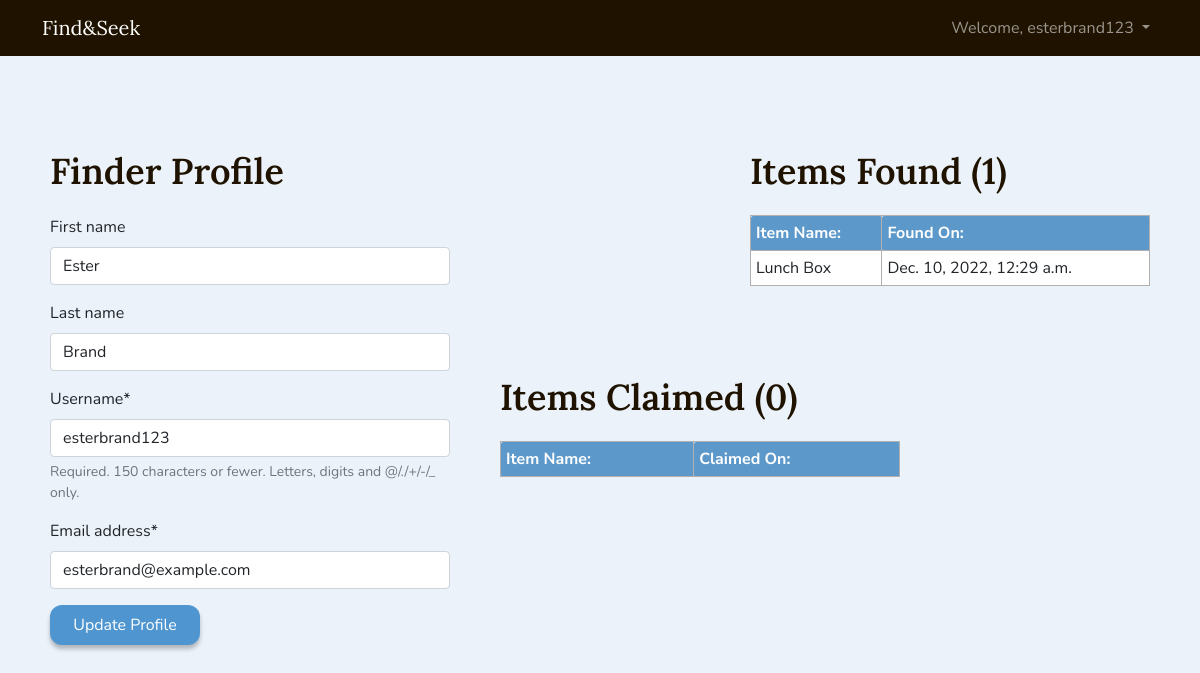
/profile/ (signed in), run on an earlier commit of the app's database.
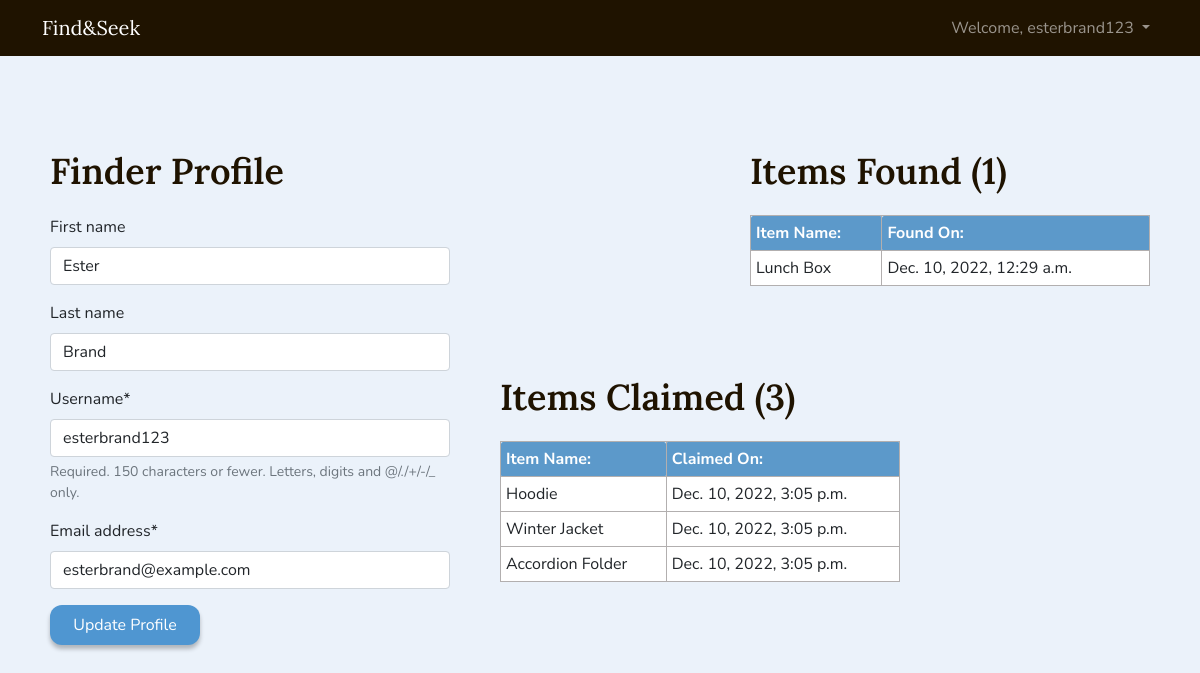
And on a later commit of the database.
### main/models.py (models this page shows)
class Item(models.Model):
    item_id = models.AutoField(primary_key=True)
    item_name = models.CharField(max_length=100)
    curr_user = models.ForeignKey(User, on_delete=models.CASCADE, related_name='curr_item')
    time_found = models.DateTimeField(auto_now_add=True)
    where_found = models.CharField(max_length=100)
    where_left = models.CharField(max_length=100)
    description = models.TextField(max_length=1000)
    image = models.ImageField(upload_to='items/')
    claim_user = models.ForeignKey(User, on_delete=models.CASCADE, related_name='claim', null=True, blank=True)
    time_claimed = models.DateTimeField(null=True, blank=True)
    status = models.CharField(max_length=50)

### users/views.py (the view)
# urls.py: path('profile/', views.profile, name='profile')
@login_required(login_url='/login/')
def profile(request):
    if request.method == 'POST':
        form = UserUpdateForm(request.POST, instance=request.user)
        if form.is_valid():
            form.save()
            messages.success(request, "Profile updated successfully.")
            return redirect('profile')
    else:
        form = UserUpdateForm(instance=request.user)
    items_found = Item.objects.filter(curr_user=request.user)
    items_claimed = Item.objects.filter(status="Claimed").filter(claim_user=request.user) | Item.objects.filter(status="Verified").filter(claim_user=request.user)
    context = {
        'form': form,
        'items_found': items_found,
        'items_claimed': items_claimed
    }
    return render(request, 'registration/profile.html', context)

### users/forms.py
class UserUpdateForm(UserChangeForm):
    class Meta:
        model = User
        fields = ['first_name', 'last_name', 'username', 'email', 'password']
    def __init__(self, *args, **kwargs):
        super(UserChangeForm, self).__init__(*args, **kwargs)
        self.fields['password'].help_text = 'Raw passwords are not stored, so you cannot update your password here.'
        self.fields['email'].required = True
        self.fields['password'].required = True

### users/templates/registration/profile.html (shortened to what this page needs)
{% extends "base.html" %}
{% load static %}
{% load widget_tweaks %}
{% load crispy_forms_tags %}
{% block content %}
<div class="profile-container">
  <h1 id="page-title2">Finder Profile</h1>
  <form class="needs-validation" name="login" action="" method="POST" enctype="multipart/form-data" novalidate>
    {{ form|crispy }}
    <button class="btn btn-primary" type="submit" style="width: 150px;">Update Profile</button>
  </form>
</div>
<div class="items-found-container">
  <h2 id="page-title2">
    Items Found ({{ items_found | length }})
  </h2>
  <table>
    <tr>
      <th> Item Name: </th>
      <th> Found On:</th>
    </tr>
    {% for item in items_found reversed %}
    <tr>
      <td> {{ item.item_name }} </td>
      <td> {{ item.time_found }} </td>
    </tr>
    {% endfor %}
  </table>
</div>
<div class="items-claimed-container">
  <h2 id="page-title2">
    Items Claimed ({{ items_claimed | length }})
  </h2>
  <table>
    <tr>
      <th> Item Name: </th>
      <th> Claimed On:</th>
    </tr>
    {% for item in items_claimed reversed %}
    <tr>
      <td> {{ item.item_name }} </td>
      <td> {{ item.time_claimed }} </td>
    </tr>
    {% endfor %}
  </table>
</div>
{% endblock %}

What changed in the data, as far as the page shows it:
added Item: item_name "Hoodie", time_claimed "Dec. 10, 2022, 3:05 p.m.", shown under "Items Claimed (3)"
now on this page (row edited): Item: item_name "Winter Jacket", time_claimed "Dec. 10, 2022, 3:05 p.m.", shown under "Items Claimed (3)"
now on this page (row edited): Item: item_name "Accordion Folder", time_claimed "Dec. 10, 2022, 3:05 p.m.", shown under "Items Claimed (3)"
Also different on the page:
{{ items_claimed | length }}: "0" → "3"
